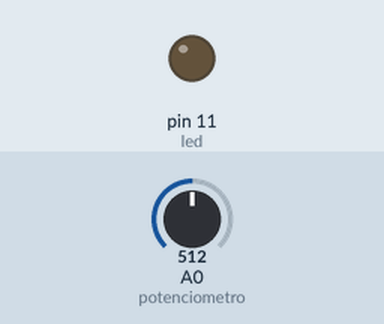
Recording of a sketch running on a simulated Arduino Uno, built with avr-gcc and run on an emulated ATmega328P. Shown: output pins drawn as LEDs (lit = HIGH). The inputs (shaded band) are chosen by the test bench; at power-on: A0 (potenciometro) = 512.

Above: at 1.2 s.
1.3 s: A0 (potenciometro) set to 716
At 1.6 s:
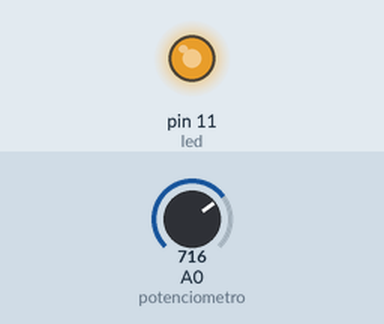
2.8 s: A0 (potenciometro) set to 754
At 3.9 s:
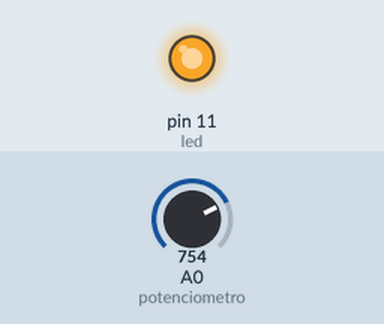
4.3 s: A0 (potenciometro) set to 768
At 5.1 s:
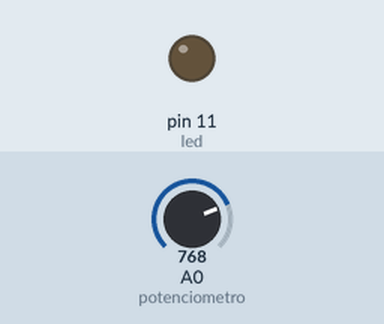
5.8 s: A0 (potenciometro) set to 900
At 6.2 s:
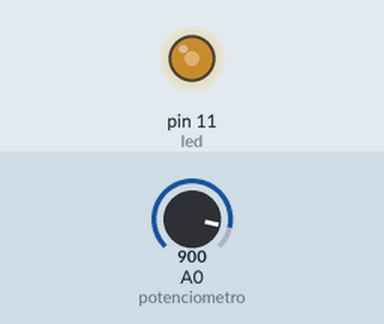
7.3 s: A0 (potenciometro) set to 306
At 8.5 s:
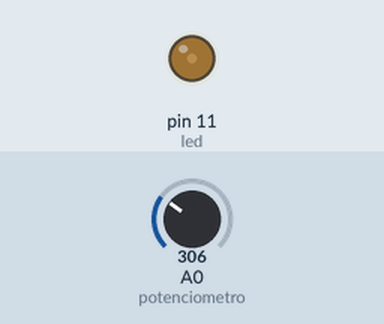
8.8 s: A0 (potenciometro) set to 0
At 9.7 s:
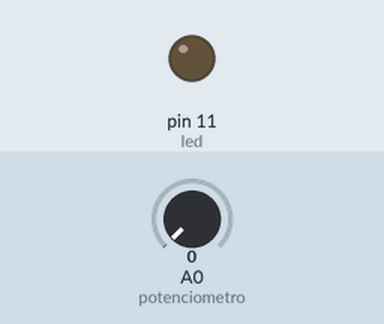
Timing chart, 0 to 11.3 s (numbered marks = the images above; inputs shaded):
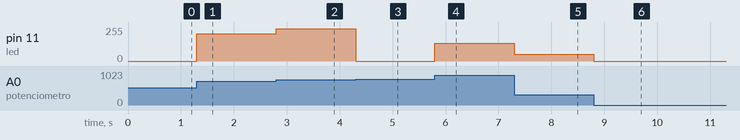

The sketch:

ledEncendidoPotenciometro.ino
```cpp
const byte led = 11, potenciometro = A0;
int lectura = 0;
byte intensidad = 0;

void setup() {
  pinMode(led, OUTPUT);
  pinMode(potenciometro, INPUT);
}

void loop() {
  lectura = analogRead(potenciometro);
  intensidad = map(lectura, 0, 1023, 0, 255);
  analogWrite(led, lectura);
}
```

Measured:
- the behaviour switches between 767 and 768 on A0 (potenciometro) (found by bisection; images 2 and 3)
- after the input at 1.3 s, pin 11 (led): 0/255 → 204/255 at once
- after the input at 2.8 s, pin 11 (led): 204/255 → 242/255 at once
- after the input at 4.3 s, pin 11 (led): 242/255 → 0/255 at once
- after the input at 5.8 s, pin 11 (led): 0/255 → 132/255 at once
- after the input at 7.3 s, pin 11 (led): 132/255 → 50/255 at once
- after the input at 8.8 s, pin 11 (led): 50/255 → 0/255 at once
